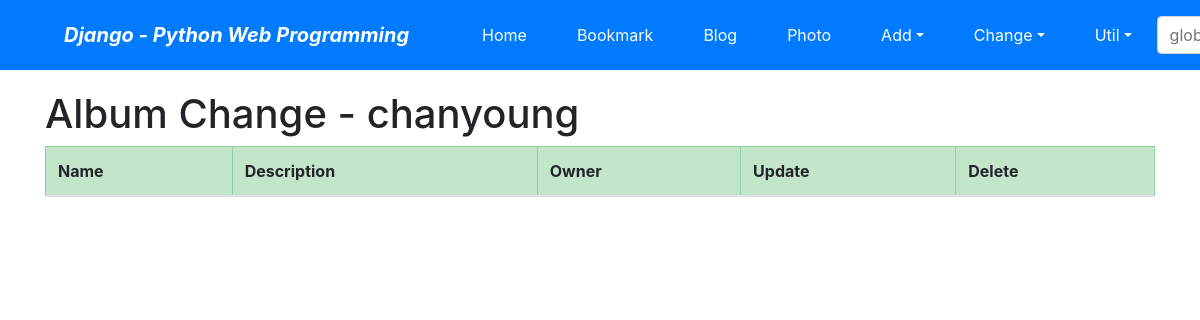
The page /photo/album/change/ (signed in) on the database as committed earlier.
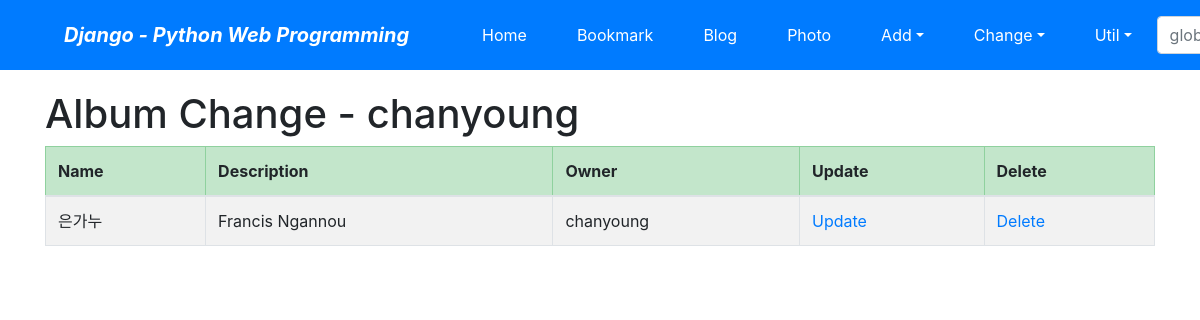
The same page on the database as committed later.
### photo/models.py (models this page shows, shortened)
class Album(models.Model):
    name = models.CharField('NAME', max_length=30)
    description = models.CharField(
        'One Line Description', max_length=100, blank=True)
    owner = models.ForeignKey(
        'auth.User', on_delete=models.CASCADE, verbose_name='OWNER', blank=True, null=True)
    class Meta:
        ordering = ('name',)

### photo/views.py (the view)
# urls.py: path('album/change/', views.AlbumChangeLV.as_view(), name='album_change'),
class AlbumChangeLV(LoginRequiredMixin, ListView):
    model = Album
    template_name = 'photo/album_change_list.html'
    def get_queryset(self):
        return Album.objects.filter(owner=self.request.user)

### photo/templates/photo/album_change_list.html (shortened to what this page needs)
{% extends "base.html" %}
{% block content %}
    <h1>Album Change - {{user}}</h1>
    <table class="table table-striped table-bordered table-condensed">
        <thead>
        <tr class="table-success">
            <th>Name</th>
            <th>Description</th>
            <th>Owner</th>
            <th>Update</th>
            <th>Delete</th>
        </tr>
        </thead>
        <tbody>
        {% for item in object_list %}
        <tr>
            <td>{{ item.name }}</td>
            <td>{{ item.description }}</td>
            <td>{{ item.owner }}</td>
            <td><a href="{% url 'photo:album_update' item.id %}">Update</a></td>
            <td><a href="{% url 'photo:album_delete' item.id %}">Delete</a></td>
        </tr>
        {% endfor %}
        </tbody>
    </table>
{% endblock %}

Rows that differ between the two databases and show on the page:
added Album: name "은가누", description "Francis Ngannou", owner "chanyoung"
